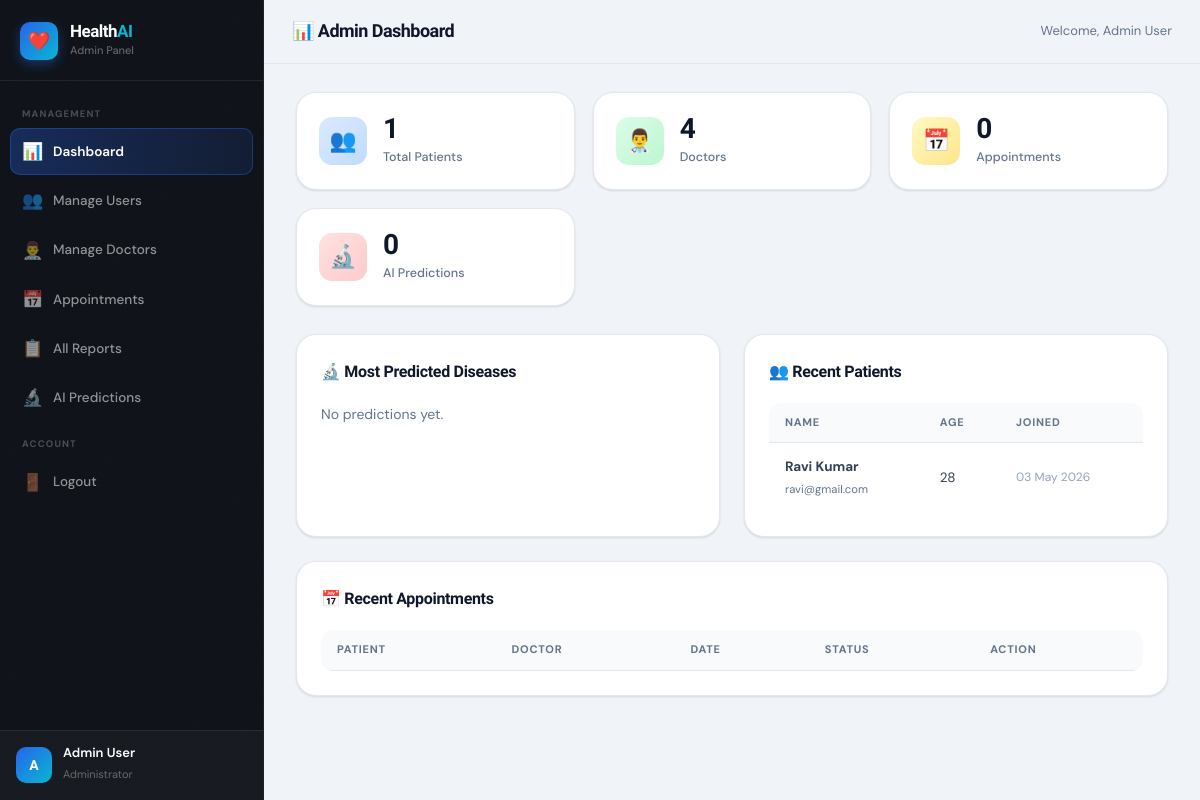
The page /dashboard/admin.php (signed in) on the database its author committed.
### tables this page shows
CREATE TABLE users (
    id INT AUTO_INCREMENT PRIMARY KEY,
    name VARCHAR(100) NOT NULL,
    email VARCHAR(100) UNIQUE NOT NULL,
    password VARCHAR(255) NOT NULL,
    role ENUM('patient','doctor','admin') DEFAULT 'patient',
    phone VARCHAR(15),
    gender ENUM('Male','Female','Other'),
    age INT,
    address TEXT,
    profile_pic VARCHAR(255) DEFAULT 'default.png',
    created_at TIMESTAMP DEFAULT CURRENT_TIMESTAMP
);

### dashboard/admin.php (the view, shortened to what this page needs)
<?php
$db = getDB();
$total_users    = $db->query("SELECT COUNT(*) c FROM users WHERE role='patient'")->fetch_assoc()['c'];
$total_doctors  = $db->query("SELECT COUNT(*) c FROM users WHERE role='doctor'")->fetch_assoc()['c'];
$total_appts    = $db->query("SELECT COUNT(*) c FROM appointments")->fetch_assoc()['c'];
$total_preds    = $db->query("SELECT COUNT(*) c FROM predictions")->fetch_assoc()['c'];
$users = $db->query("SELECT * FROM users WHERE role='patient' ORDER BY created_at DESC LIMIT 8")->fetch_all(MYSQLI_ASSOC);
$topDiseases = $db->query("
    SELECT predicted_disease, COUNT(*) cnt, AVG(confidence) avg_conf
    FROM predictions
    GROUP BY predicted_disease ORDER BY cnt DESC LIMIT 6
")->fetch_all(MYSQLI_ASSOC);
?>
<!DOCTYPE html>
<html lang="en">
<head>
<link rel="stylesheet" href="../assets/css/style.css">
</head>
<body>
<div class="layout">
  <aside class="sidebar">
    <div class="sidebar-logo"><div class="sidebar-logo-icon">❤️</div><div><h2>Health<span>AI</span></h2><p>Admin Panel</p></div></div>
    <nav class="sidebar-nav">
      <div class="nav-section">Management</div>
      <a href="admin.php" class="nav-item active"><span class="nav-icon">📊</span> Dashboard</a>
      <a href="admin_users.php" class="nav-item"><span class="nav-icon">👥</span> Manage Users</a>
      <a href="admin_doctors.php" class="nav-item"><span class="nav-icon">👨‍⚕️</span> Manage Doctors</a>
      <a href="admin_appointments.php" class="nav-item"><span class="nav-icon">📅</span> Appointments</a>
      <a href="admin_reports.php" class="nav-item"><span class="nav-icon">📋</span> All Reports</a>
      <a href="admin_predictions.php" class="nav-item"><span class="nav-icon">🔬</span> AI Predictions</a>
      <div class="nav-section">Account</div>
      <a href="../logout.php" class="nav-item"><span class="nav-icon">🚪</span> Logout</a>
    </nav>
    <div class="sidebar-user">
      <div class="avatar">A</div>
      <div class="user-info"><p><?= htmlspecialchars($_SESSION['name']) ?></p><span>Administrator</span></div>
    </div>
  </aside>
  <div class="main-content">
    <div class="topbar">
      <h1>📊 Admin Dashboard</h1>
      <span style="font-size:13px;color:#64748b;">Welcome, <?= htmlspecialchars($_SESSION['name']) ?></span>
    </div>
    <div class="page-content">
      <div class="stats-grid">
        <div class="stat-card">
          <div class="stat-icon blue">👥</div>
          <div><div class="stat-value"><?= $total_users ?></div><div class="stat-label">Total Patients</div></div>
        </div>
        <div class="stat-card">
          <div class="stat-icon green">👨‍⚕️</div>
          <div><div class="stat-value"><?= $total_doctors ?></div><div class="stat-label">Doctors</div></div>
        </div>
        <div class="stat-card">
          <div class="stat-icon orange">📅</div>
          <div><div class="stat-value"><?= $total_appts ?></div><div class="stat-label">Appointments</div></div>
        </div>
        <div class="stat-card">
          <div class="stat-icon red">🔬</div>
          <div><div class="stat-value"><?= $total_preds ?></div><div class="stat-label">AI Predictions</div></div>
        </div>
      </div>
      <div style="display:grid;grid-template-columns:1fr 1fr;gap:24px;margin-bottom:24px;">
        <div class="card">
          <h3 class="card-title">🔬 Most Predicted Diseases</h3>
          <?php if (empty($topDiseases)): ?>
            <p style="color:#64748b;font-size:14px;">No predictions yet.</p>
          <?php endif; ?>
        </div>
        <div class="card">
          <h3 class="card-title">👥 Recent Patients</h3>
          <div class="table-wrap">
            <table>
              <thead><tr><th>Name</th><th>Age</th><th>Joined</th></tr></thead>
              <tbody>
              <?php foreach ($users as $u): ?>
              <tr>
                <td>
                  <strong><?= htmlspecialchars($u['name']) ?></strong><br>
                  <small style="color:#64748b;"><?= htmlspecialchars($u['email']) ?></small>
                </td>
                <td><?= $u['age'] ?? '—' ?></td>
                <td style="font-size:12px;color:#94a3b8;"><?= date('d M Y', strtotime($u['created_at'])) ?></td>
              </tr>
              <?php endforeach; ?>
              </tbody>
            </table>
          </div>
        </div>
      </div>
      <div class="card">
        <h3 class="card-title">📅 Recent Appointments</h3>
        <div class="table-wrap">
          <table>
            <thead><tr><th>Patient</th><th>Doctor</th><th>Date</th><th>Status</th><th>Action</th></tr></thead>
          </table>
        </div>
      </div>
    </div>
  </div>
</div>
</body>
</html>

### rows shown on the page
users: name "Ravi Kumar", email "ravi@gmail.com", age "28", created_at "03 May 2026"

### other values the page prints
$_SESSION['name'] "Admin User"
$total_users "1"
$total_doctors "4"
$total_appts "0"
$total_preds "0"
